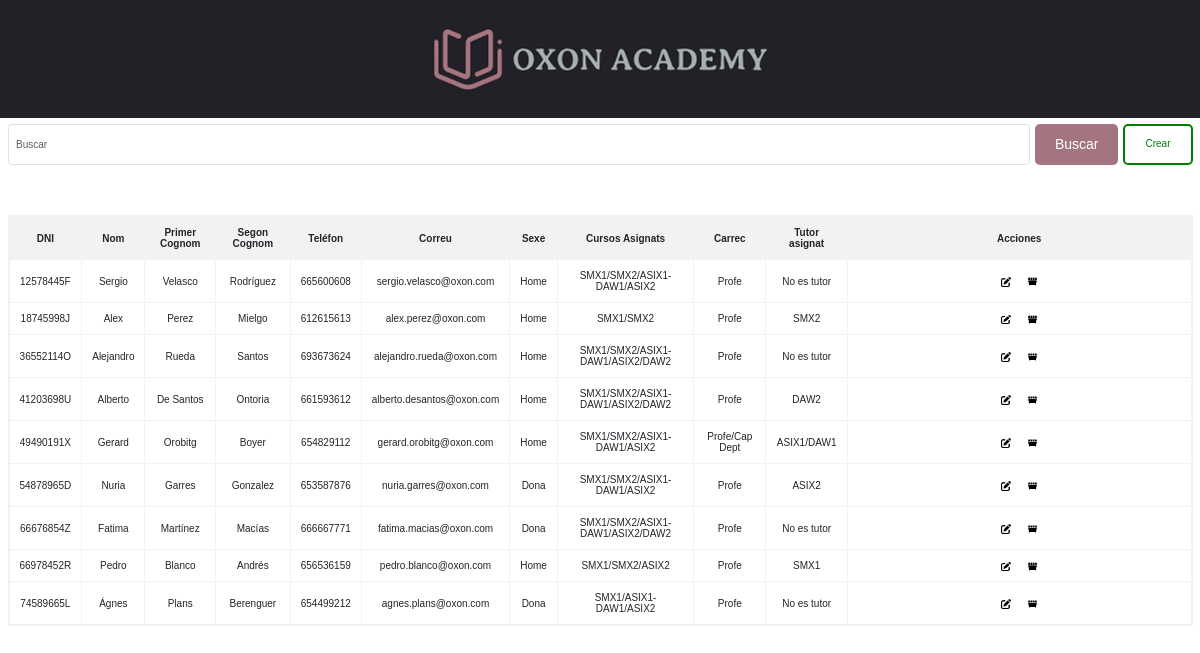
Page /WEB/crud_profes.php on the committed database.
### tables this page shows
CREATE TABLE tbl_professors(
  DNI_professor CHAR(9) NOT NULL PRIMARY KEY,
  Nom_professor VARCHAR(30) NOT NULL,
  Primer_Cognom_professor VARCHAR(60) NOT NULL,
  Segon_Cognom_professor VARCHAR(60) NOT NULL,
  Telefon_professor CHAR(9) NOT NULL,
  Correu_professor VARCHAR(50) NOT NULL,
  Sexe_professor ENUM('Home', 'Dona', 'No binari') NOT NULL,
  Cursos_assignats VARCHAR(50) NOT NULL,
  Carrec_professor ENUM('Profe','Cap Departament','Profe/Cap Dept') NOT NULL,
  Tutor_assignat ENUM('SMX1','SMX2','ASIX1/DAW1','ASIX2','DAW2','No es tutor') NOT NULL
);

### WEB/crud_profes.php (the view, shortened to what this page needs)
<?php
require_once 'conexion.php';
try {
    $resultados = [];
    if (isset($_POST['filtre_professors'])) {
        $consulta = $conn->query("SELECT prof.DNI_professor, prof.Nom_professor,prof.DNI_professor, prof.Primer_Cognom_professor, prof.Segon_Cognom_professor, prof.Telefon_professor, prof.Correu_professor, prof.Sexe_professor, c.ID_curs, prof.Cursos_assignat, prof.Carrec_professor
        FROM tbl_professors prof
        INNER JOIN tbl_curs c
        ON prof.FK_ID_curs = c.ID_curs
        ORDER BY prof.Nom_professor ASC;");
        $resultados = $consulta->fetchAll();
    } else {
        $consulta = $conn->query("SELECT *
        FROM tbl_professors ;");
        $resultados = $consulta->fetchAll();
    }
} catch (PDOException $e) {
    echo "¡Algo falla!<br><br>";
    echo "Error: " . $e->getMessage();
}
?>
<head>
    <link href="https://cdn.jsdelivr.net/npm/bootstrap@5.3.3/dist/css/bootstrap.min.css" rel="stylesheet">
    <link rel="stylesheet" href="./css/style-profes.css" type="text/css">
</head>
<header>
    <img src="./img/logoextendido.png" alt="">
</header>
<body class="CRUD">
    <br>
    <div class="contenedor">
        <br>
        <div class="separacambioprofe">
            <h2>Taula CRUD tbl_professors</h2>
            <a class="button_c" href="./crud.php">Cambiar a alumnes</a>
        </div>
        <div class="create-button">
            <nav>
                <div class="container">
                    <form class="d-flex" role="search">
                        <input class="form-control me-2" type="search" placeholder="Buscar">
                        <button class="button_e" type="submit">Buscar</button>
                        <a class="button_c" href="formularios/professor/formcrearprofe.php">Crear</a>
                    </form>
                </div>
            </nav>
        </div>
    </div>
    <div class="container">
        <table>
            <thead class="thead">
                <tr>
                    <th>DNI</th>
                    <th>Nom</th>
                    <th>Primer Cognom</th>
                    <th>Segon Cognom</th>
                    <th>Teléfon</th>
                    <th>Correu</th>
                    <th>Sexe</th>
                    <th>Cursos Asignats</th>
                    <th>Carrec</th>
                    <th>Tutor asignat</th>
                    <th>Acciones</th>
                </tr>
            </thead>
            <tbody>
                <?php
                    foreach ($resultados as $posicion => $columna){
                        echo "<tr>";
                        echo "<td>" . $columna['DNI_professor'] . "</td>";
                        echo "<td>" . $columna['Nom_professor'] . "</td>";
                        echo "<td>" . $columna['Primer_Cognom_professor'] . "</td>";
                        echo "<td>" . $columna['Segon_Cognom_professor'] . "</td>";
                        echo "<td>" . $columna['Telefon_professor'] . "</td>";
                        echo "<td>" . $columna['Correu_professor'] . "</td>";
                        echo "<td>" . $columna['Sexe_professor'] . "</td>";
                        echo "<td>" . $columna['Cursos_assignats'] . "</td>";
                        echo "<td>" . $columna['Carrec_professor'] . "</td>";
                        echo "<td>" . $columna['Tutor_assignat'] . "</td>";
                        echo "<td>";
                        echo "<a href='./formularios/professor/formeditarProfe.php?DNI=".$columna['DNI_professor']."' class='button_e'><img src='./img/pen-to-square-solid.png'></a>";
                        echo "<a href='./acciones/eliminarProfe.php?DNI=".$columna['DNI_professor']."' class='button_b'><img src='./img/dumpster-solid.png'></a>";
                        echo "</td>";
                        echo "<tr>";
                    }
                ?>
            </tbody>
        </table>
    </div>
</body>

### WEB/css/style-profes.css (style rules this page uses)
* { font-size: 10px; }
header > img { width: auto; }
header { background-color: #232128; text-align: center; margin: 0; position: fixed; width: 100%; }
img { width: 3%; }
.CRUD { font-family: Arial, sans-serif; width: 50%; }
.container { width: 100vw; max-width: 100vw; max-height: 72vh; background-color: #fff; overflow-y: auto; }
.contenedor { width: 100vw; background-color: #fff; overflow-y: auto; justify-content: center; align-items: center; }
h2 { text-align: center; }
.container table th, .container table td { text-align: center; align-items: center; }
.separacambioprofe { display: flex; align-items: center; text-align: center; padding-left: 36%; }
.separacambioprofe>a { width: 20%; margin-left: 37%; }
h2 { text-align: center; margin-bottom: 20px; }
table { width: 100%; border-collapse: collapse; margin-top: 20px; border: 2px solid #f2f2f2; overflow-y: auto; }
thead { position: sticky; top: -1; }
th, td { padding: 10px; border-bottom: 1px solid #ddd; text-align: left; border: 1px solid #f2f2f2; }
th { background-color: #f2f2f2; border: 1px solid #f2f2f2; }
.create-button { text-align: right; margin-bottom: 20px; }
.button_c { display: inline-block; padding: 10px 20px; text-decoration: none; color: green; border: 2px solid green; border-radius: 5px; margin-left: 5px; }
.button_e { padding: 6px; color: blue; border-radius: 5px; }
.button_b { padding: 6px; margin-left: 5px; color: red; border-radius: 5px; }
form { margin-top: 50px; text-align: center; }
form input { color: black; }
form button[type="submit"] { padding: 10px 20px; border: none; border-radius: 5px; background-color: #a47580; color: #fff; font-size: 14px; cursor: pointer; }

### rows in the picture
tbl_professors: DNI_professor "12578445F", Nom_professor "Sergio", Primer_Cognom_professor "Velasco", Segon_Cognom_professor "Rodríguez", Telefon_professor "665600608", Correu_professor "sergio.velasco@oxon.com", Sexe_professor "Home", Cursos_assignats "SMX1/SMX2/ASIX1-DAW1/ASIX2", Carrec_professor "Profe", Tutor_assignat "No es tutor"
tbl_professors: DNI_professor "18745998J", Nom_professor "Alex", Primer_Cognom_professor "Perez", Segon_Cognom_professor "Mielgo", Telefon_professor "612615613", Correu_professor "alex.perez@oxon.com", Sexe_professor "Home", Cursos_assignats "SMX1/SMX2", Carrec_professor "Profe", Tutor_assignat "SMX2"
tbl_professors: DNI_professor "36552114O", Nom_professor "Alejandro", Primer_Cognom_professor "Rueda", Segon_Cognom_professor "Santos", Telefon_professor "693673624", Correu_professor "alejandro.rueda@oxon.com", Sexe_professor "Home", Cursos_assignats "SMX1/SMX2/ASIX1-DAW1/ASIX2/DAW2", Carrec_professor "Profe", Tutor_assignat "No es tutor"
tbl_professors: DNI_professor "41203698U", Nom_professor "Alberto", Primer_Cognom_professor "De Santos", Segon_Cognom_professor "Ontoria", Telefon_professor "661593612", Correu_professor "alberto.desantos@oxon.com", Sexe_professor "Home", Cursos_assignats "SMX1/SMX2/ASIX1-DAW1/ASIX2/DAW2", Carrec_professor "Profe", Tutor_assignat "DAW2"
tbl_professors: DNI_professor "49490191X", Nom_professor "Gerard", Primer_Cognom_professor "Orobitg", Segon_Cognom_professor "Boyer", Telefon_professor "654829112", Correu_professor "gerard.orobitg@oxon.com", Sexe_professor "Home", Cursos_assignats "SMX1/SMX2/ASIX1-DAW1/ASIX2", Carrec_professor "Profe/Cap Dept", Tutor_assignat "ASIX1/DAW1"
tbl_professors: DNI_professor "54878965D", Nom_professor "Nuria", Primer_Cognom_professor "Garres", Segon_Cognom_professor "Gonzalez", Telefon_professor "653587876", Correu_professor "nuria.garres@oxon.com", Sexe_professor "Dona", Cursos_assignats "SMX1/SMX2/ASIX1-DAW1/ASIX2", Carrec_professor "Profe", Tutor_assignat "ASIX2"
tbl_professors: DNI_professor "66676854Z", Nom_professor "Fatima", Primer_Cognom_professor "Martínez", Segon_Cognom_professor "Macías", Telefon_professor "666667771", Correu_professor "fatima.macias@oxon.com", Sexe_professor "Dona", Cursos_assignats "SMX1/SMX2/ASIX1-DAW1/ASIX2/DAW2", Carrec_professor "Profe", Tutor_assignat "No es tutor"
tbl_professors: DNI_professor "66978452R", Nom_professor "Pedro", Primer_Cognom_professor "Blanco", Segon_Cognom_professor "Andrés", Telefon_professor "656536159", Correu_professor "pedro.blanco@oxon.com", Sexe_professor "Home", Cursos_assignats "SMX1/SMX2/ASIX2", Carrec_professor "Profe", Tutor_assignat "SMX1"
tbl_professors: DNI_professor "74589665L", Nom_professor "Ágnes", Primer_Cognom_professor "Plans", Segon_Cognom_professor "Berenguer", Telefon_professor "654499212", Correu_professor "agnes.plans@oxon.com", Sexe_professor "Dona", Cursos_assignats "SMX1/ASIX1-DAW1/ASIX2", Carrec_professor "Profe", Tutor_assignat "No es tutor"
